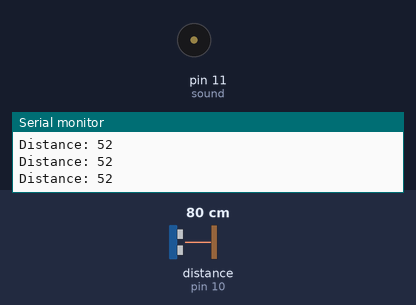
The sketch below on a simulated Arduino Uno, built with avr-gcc and run on an emulated ATmega328P. Parts: buzzer (waves = sounding), the last lines printed to the serial monitor. Wiring (inferred from the names in the program): ultrasonic range finder: trigger pin 9; echo pin 10. Inputs (shaded band) come from the test bench; at power-on: distance to the obstacle (sensor on pin 10) 80 cm. The echo pulse lasts 58.3 µs per cm.

Above: at 1.2 s.
1.3 s: distance to the obstacle (sensor on pin 10) set to 43 cm
2.8 s: distance to the obstacle (sensor on pin 10) set to 38 cm
At 3.1 s:
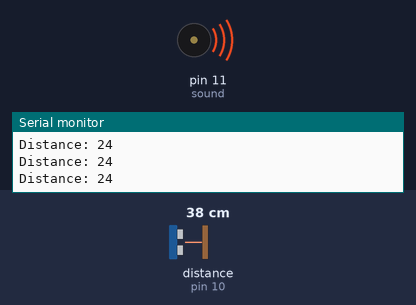
7.3 s: distance to the obstacle (sensor on pin 10) set to 38 cm
8.8 s: distance to the obstacle (sensor on pin 10) set to 45 cm
At 10.0 s:
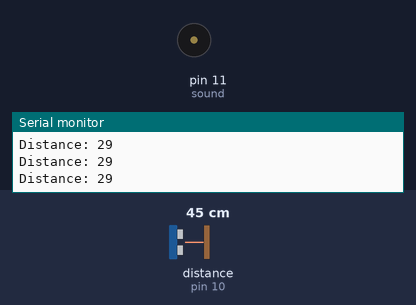
Timing chart, 0 to 11.8 s (numbered marks = the images above; inputs shaded):
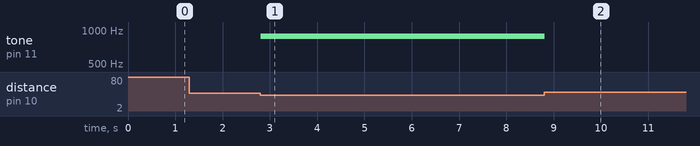

The sketch:

theramin.ino
```cpp
// defines pins numbers
const int trig = 9;
const int echo = 10;
const int sound = 11;
int freq;
//const int ledPin = 13;

// defines variables
long duration;
int distance;
int safetyDistance;


void setup() {
  pinMode(trig, OUTPUT); // Sets the trigPin as an Output
  pinMode(echo, INPUT); // Sets the echoPin as an Input
  pinMode(sound, OUTPUT);
  Serial.begin(9600); // Starts the serial communication

}


void loop() {


  // Clears the trigPin
  digitalWrite(trig, LOW);
  delayMicroseconds(2);

  // Sets the trigPin on HIGH state for 10 micro seconds
  digitalWrite(trig, HIGH);
  delayMicroseconds(10);
  digitalWrite(trig, LOW);

  // Reads the echoPin, returns the sound wave travel time in microseconds
  duration = pulseIn(echo, HIGH);

  // Calculating the distance
  distance = duration * 0.034 / 3;

  safetyDistance = distance;

  freq = distance;
  int speaker = map(freq, 0, 11, 10, 1000);

  if (distance == 2)
  {
    tone(sound, 261.63);
  } //c

  if (distance == 4)
  {
    tone(sound, 293.66);
  } //d

  if (distance == 6)
  {
    tone(sound, 329.63);
  } //e

  if (distance == 8)
  {
    tone(sound, 349.23);
  } //f

  if (distance == 10)
  {
    tone(sound, 392);
  } //g

  if (distance == 12)
  {
    tone(sound, 440);
  } //a

  if (distance == 14)
  {
    tone(sound, 466.16);
  } //Bb

  if (distance == 16)
  {
    tone(sound, 523.25);
  } //Bb

  if (distance == 18)
  {
    tone(sound, 587.33);
  }

  if (distance == 20)
  {
    tone(sound, 659.25);
  }

  if (distance == 22)
  {
    tone(sound, 698.46);
  }


  if (distance == 24)
  {
    tone(sound, 880.00);
  }


  if (distance > 26)
  {
    tone(sound, LOW);
  }


  //tone(sound, speaker);


  /*if (safetyDistance <= 5){
    digitalWrite(sound, HIGH);
    }
    else{
    digitalWrite(sound, LOW);
    } */

  // Prints the distance on the Serial Monitor
 Serial.print("Distance: ");
 Serial.println(distance);
}


//http://www.music-for-music-teachers.com/o-mio-babbino.html

//http://www.phy.mtu.edu/~suits/notefreqs.html

//https://github.com/drios42/toneInClassFeb2017/blob/master/tone.ino

//https://www.youtube.com/watch?v=HynLoCtUVtU
```

Measured:
- the behaviour switches between 39 and 38 cm on distance to the obstacle (sensor on pin 10) (found by bisection; images 0 and 1)
- the behaviour switches between 41 and 42 cm on distance to the obstacle (sensor on pin 10) (found by bisection; images 1 and 2)
- after the input at 2.8 s, tone on pin 11 (sound): silent → 880 Hz at once
- after the input at 8.8 s, tone on pin 11 (sound): 880 Hz → silent at once
